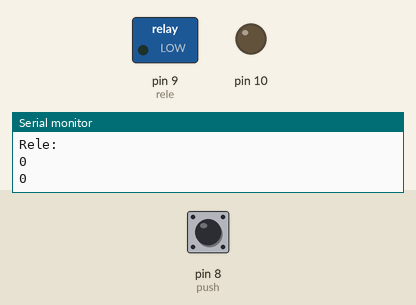
Recording of a sketch running on a simulated Arduino Uno, built with avr-gcc and run on an emulated ATmega328P. On the bench: switched loads named in the sketch (green lamp = pin HIGH), output pins drawn as LEDs (lit = HIGH), the last lines printed to the serial monitor. The test bench sets the inputs (shaded band); at power-on: pin 8 (push) LOW.

Above: at 1.2 s.
1.3 s: pin 8 (push) pulled HIGH for 0.15 s
At 1.42 s:
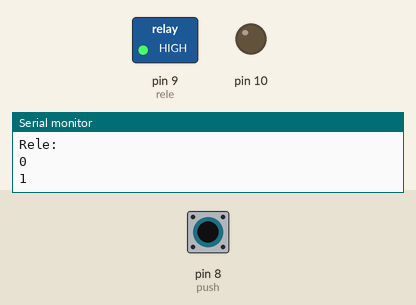
3.0 s: pin 8 (push) pulled HIGH for 3.2 s
At 7.6 s:
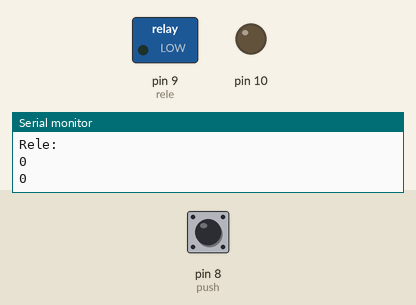
Timing chart, 0 to 9.1 s (numbered marks = the images above; inputs shaded):
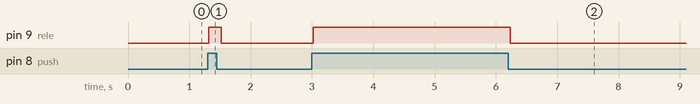

The sketch:

rele.ino
```cpp
int led=10;
int rele= 9;
int push=8;
int estadoRele=0;
int estadoPush=0;

void setup()
{
  pinMode(10, OUTPUT);
  pinMode(9, OUTPUT);
  pinMode(8, INPUT);
  Serial.begin(9600);
  Serial.println("Bem vindo ao sistema de sensores e atuadores da escola do arduino");
}

void loop()
{
  estadoRele=digitalRead(rele);
  Serial.println("Rele: ");
  Serial.println(estadoRele);
  estadoPush=digitalRead(push);
  Serial.println(estadoPush);
  if (estadoPush==1){
    digitalWrite(rele, HIGH);
  }else{
    digitalWrite(rele, LOW);
  }
  delay(100);
}
```

Measured:
- after the input at 1.3 s, pin 9 (rele): LOW → HIGH at once, → LOW 0.20 s later
- after the input at 3.0 s, pin 9 (rele): LOW → HIGH at once, → LOW 3.2 s later
